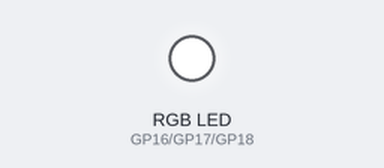
Recording of a program running on a simulated Raspberry Pi Pico running MicroPython. On the bench: an RGB LED mixed from three pins (HIGH = lit). What the program prints to the serial console is not drawn.

Above: at 20.1 s.
Timing chart, 0 to 40.0 s (numbered marks = the images above):
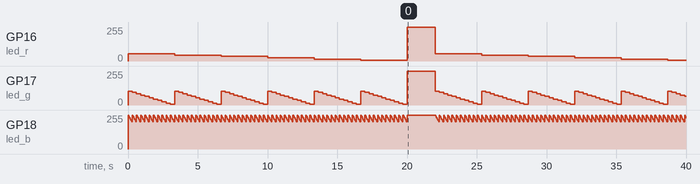

The program:

picoAmber1.py
```python
import utime
from machine import Pin, PWM

# --- SETUP ---
# Adjust these pin numbers to match your RGB LED's connections.
PIN_R = 16
PIN_G = 17
PIN_B = 18

led_r = PWM(Pin(PIN_R))
led_g = PWM(Pin(PIN_G))
led_b = PWM(Pin(PIN_B))

PWM_FREQ = 1000
led_r.freq(PWM_FREQ)
led_g.freq(PWM_FREQ)
led_b.freq(PWM_FREQ)

# Helper function to set the LED color
def set_rgb(r, g, b):
    r = max(0, min(255, int(r)))
    g = max(0, min(255, int(g)))
    b = max(0, min(255, int(b)))

    led_r.duty_u16(int((255 - r) / 255 * 65535))
    led_g.duty_u16(int((255 - g) / 255 * 65535))
    led_b.duty_u16(int((255 - b) / 255 * 65535))

# --- MAIN LOOP ---
def display_amber_colors_direct_loop():
    """
    Directly loops through RGB values to show a variety of amber colors.
    """
    print("Beginning direct RGB loop to display amber colors...")

    # Iterate through high Red and Green values and low Blue values
    # This range is empirically chosen to produce amber colors
    for r in range(200, 256, 10):
        for g in range(150, 256, 10):
            for b in range(0, 51, 10):
                set_rgb(r, g, b)
                print(f"Displaying RGB({r}, {g}, {b})")
                utime.sleep_ms(50)

    print("Loop finished.")
    set_rgb(0, 0, 0) # Turn LED off

while True:
    display_amber_colors_direct_loop()
    utime.sleep(2)
```

Measured:
- by itself, GP16 (led_r): 0/255 → 55/255 at 0.00 s, → 45/255 3.3 s later, → 35/255 3.3 s later, → 25/255 3.3 s later, … (13 changes in this stretch)
- by itself, GP17 (led_g): 0/255 → 105/255 at 0.00 s, → 95/255 0.30 s later, → 85/255 0.30 s later, → 75/255 0.30 s later, … (127 changes in this stretch)
